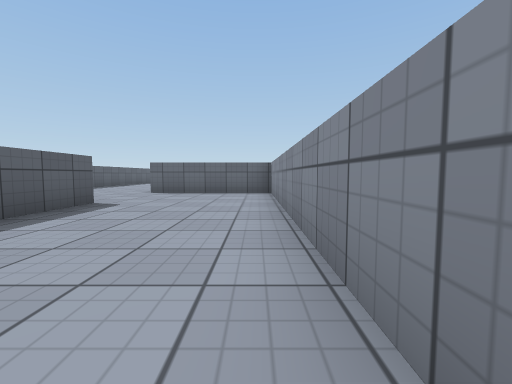
View 1 (above)

16 first-person views from a walk through a scene from a Unity 3-D project. The camera is 0.62 m above the floor, tilts 4° down and sees 90° across. The floor is counted in squares, 1 m on a side. Each view is taken from the middle of a square. On the plan, view 1 faces up. The plan holds only what a view shows up to about 9 squares ahead; the rest is blank. The place goes on beyond the plan. Surface patterns are stand-ins for the level's own textures.

View 2
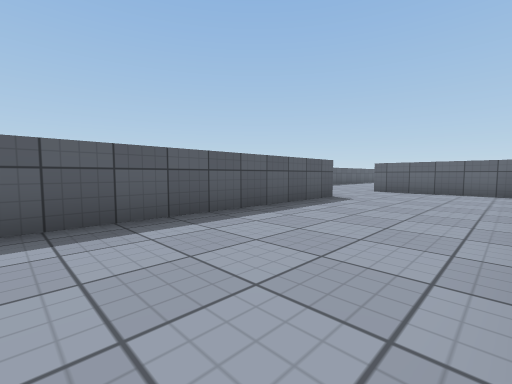

View 3
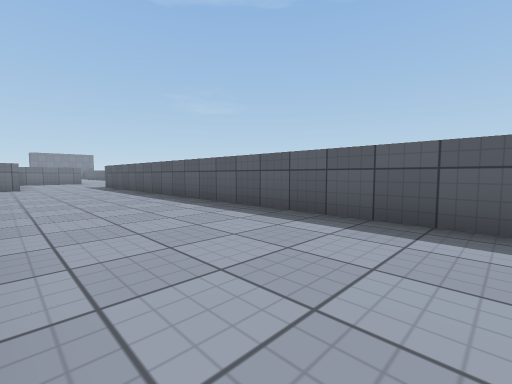

View 4
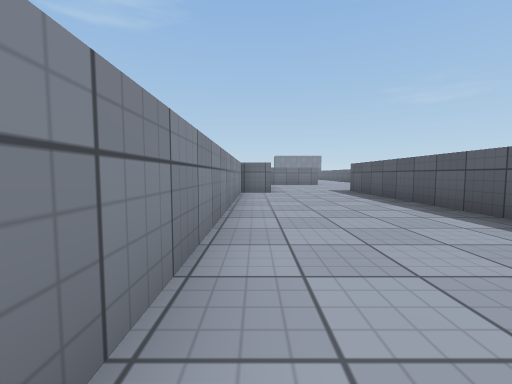

View 5
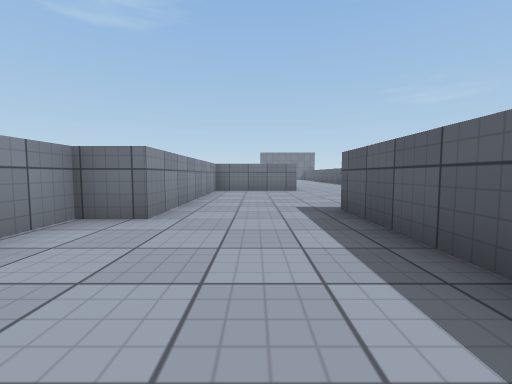

View 6
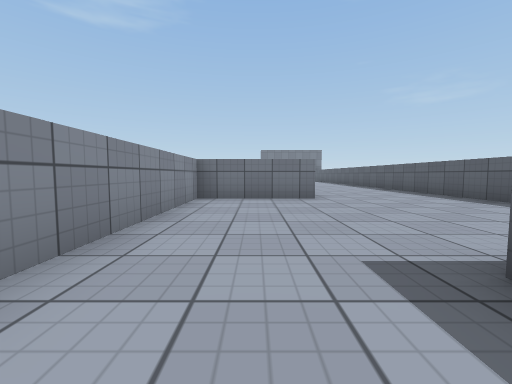

View 7
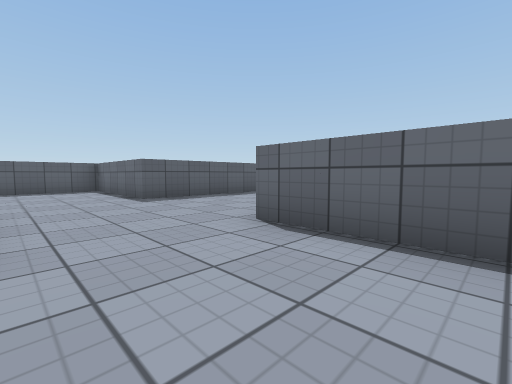

View 8
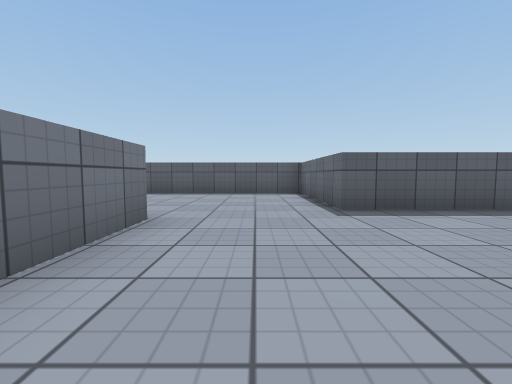

View 9
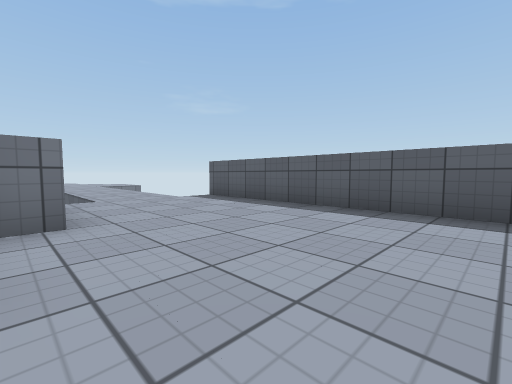

View 10
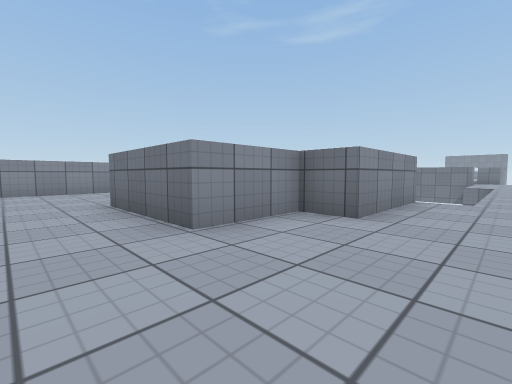

View 11
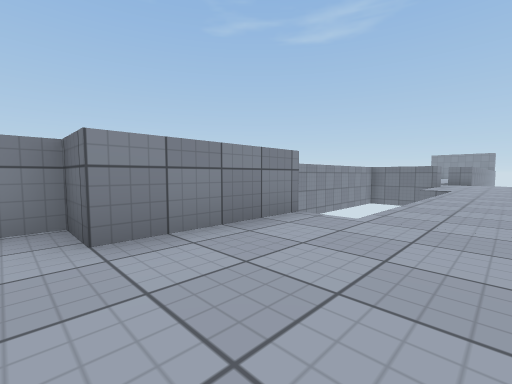

View 12
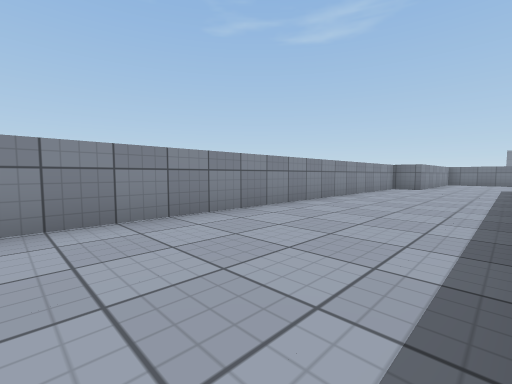

View 13
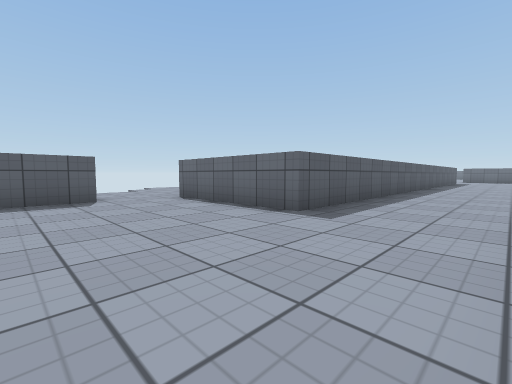

View 14
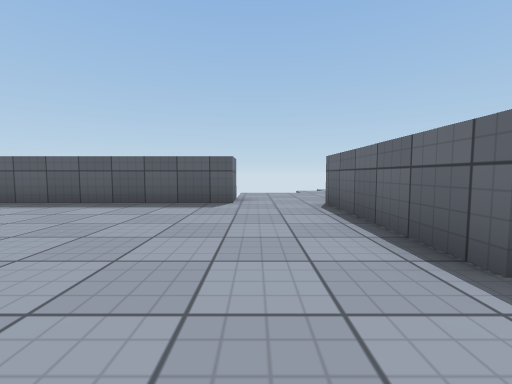

View 15
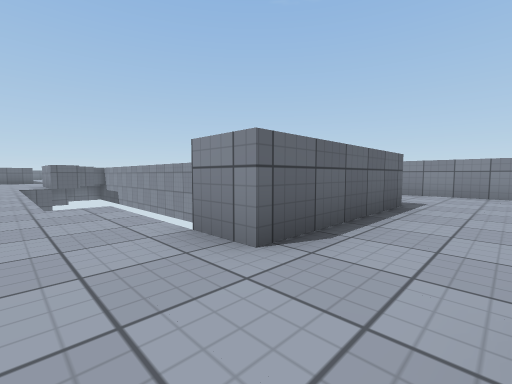

View 16
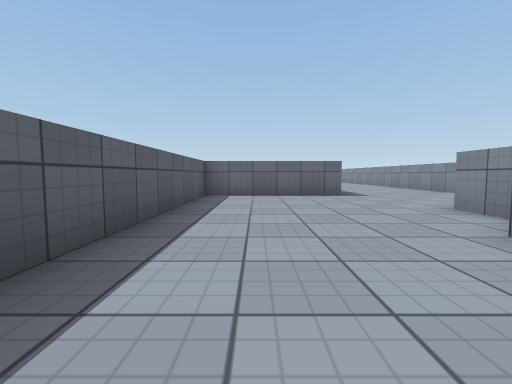

### Floor plan
Points are (right, up) in squares from view 1. A wall is a line through its corners. A room is listed if a view was taken in it or the views show most of it. See-through windows are left out.
Room 1 (views 1, 2, 3, 4, 5, 6, 7, 8, 9, 10, 11, 12, 13, 14, 16)
walls: (-7.5, 0.5) (-7.5, 3.5) (-6.5, 3.5) (-6.5, 5.5) (-3.5, 5.5) (-3.5, -11.5) (-6.5, -11.5); (-3.5, 9.2) (-3.5, 10.1); (-7.5, -13.5) (-7.5, -16.5); (-7.5, 10.5) (-7.5, 8.5) (-11.5, 8.5) (-11.5, 0.5); (-1.1, -16.5) (-0.5, -16.5) (-0.5, -10.5) (0.5, -10.5) (0.5, 8.5) (-3.5, 8.5)
ways out: opening at (-9.5, -7.5) to room 2; opening at (-6.5, -12.5) to room 2
Room 2 (view 15)
walls: (-8.5, -13.5) (-7.5, -13.5); (-6.5, -11.5) (-7.5, -11.5) (-7.5, -10.5)
ways out: opening at (-9.5, -7.5) to room 1; opening at (-6.5, -12.5) to room 1

Where each view was taken, in squares from view 1:
view 1: 0 up, 0 right, facing up
view 2: 1 down, 0 right, facing up-left
view 3: 2 up, 0 right, facing down-left
view 4: 2 down, 0 right, facing down
view 5: 7 down, 2 left, facing down
view 6: 10 down, 2 left, facing down
view 7: 6 up, 1 left, facing up-left
view 8: 7 up, 3 left, facing left
view 9: 7 up, 7 left, facing down-left
view 10: 7 up, 9 left, facing down-right
view 11: 4 up, 10 left, facing down-right
view 12: 1 up, 3 left, facing down-right
view 13: 15 down, 1 left, facing up-left
view 14: 13 down, 2 left, facing left
view 15: 13 down, 9 left, facing up-right
view 16: 1 up, 10 left, facing up
